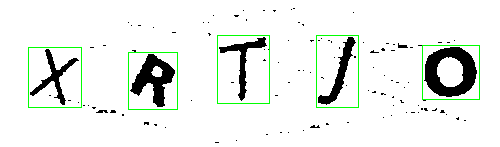
#> input picture identified/telanova0.png, 500 x 147 px, found by its file name
$ python method_test.py
#> lines starting #> are read from the running program, lines starting #| are printed output that depends on the picture; after the words box and inside, x2 and y2 are one past the last pixel; in counts of white or black regions, pixels touching at a corner belong together
import cv2
from PIL import Image

methods = [
    cv2.THRESH_BINARY,
    cv2.THRESH_BINARY_INV,
    cv2.THRESH_TRUNC,
    cv2.THRESH_TOZERO,
    cv2.THRESH_TOZERO_INV
]

image = cv2.imread("bdcaptcha/telanova0.png")
#> image is the input picture: shape (147, 500, 3); mean B, G, R 234.7, 238.6, 234.7
gray_image = cv2.cvtColor(image, cv2.COLOR_RGB2GRAY)
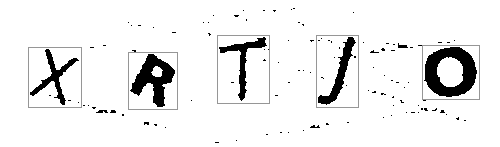
#> gray_image: shape (147, 500); min 0, max 255, mean 237
_, processed_image = cv2.threshold(gray_image, 127, 255, cv2.THRESH_TRUNC or cv2.THRESH_OTSU)
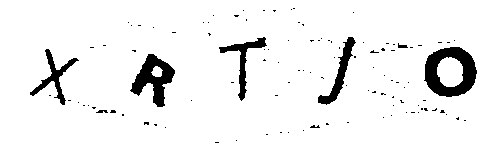
#> processed_image: shape (147, 500); values 0 (black) and 127 (white), 93.6% white; 108 black regions (101 under 20 px), largest, box (x1, y1, x2, y2) and area: (424, 47, 477, 97) 1455, (130, 54, 175, 107) 1078, (318, 37, 356, 105) 634
cv2.imwrite("tests_methods/processed_image.png", processed_image)

image = Image.open("tests_methods/processed_image.png")
image = image.convert("P")
image2 = Image.new("P", image.size, (255, 255, 255))
#> image2: PIL image 500x147 P; every value is 255
for x in range(image.size[1]):
    for y in range(image.size[0]):
        pixel_color = image.getpixel((y, x))
        if pixel_color < 115:
            image2.putpixel((y, x), (0, 0, 0))
image2.save("tests_methods/final_image.png")

$ run again, with identified/telanova10.png copied over identified/telanova0.png
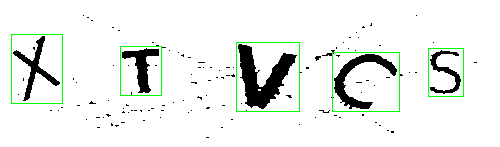
#> input picture identified/telanova10.png, 500 x 147 px, found by its file name
#> image is the input picture: shape (147, 500, 3); mean B, G, R 235, 238.9, 235
#> `gray_image = cv2.cvtColor(image, cv2.COLOR_RGB2GRAY)`:
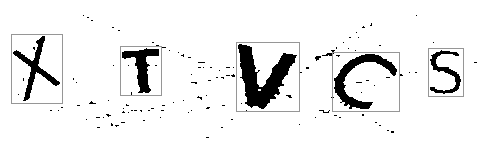
#> gray_image: shape (147, 500); min 0, max 255, mean 237.3
#> `_, processed_image = cv2.threshold(gray_image, 127, 255, cv2.THRESH_TR..`:
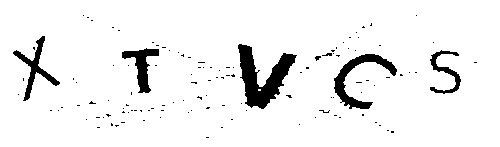
#> processed_image: shape (147, 500); values 0 (black) and 127 (white), 93.7% white; 121 black regions (115 under 20 px), largest, box (x1, y1, x2, y2) and area: (238, 44, 297, 109) 1669, (334, 54, 397, 109) 947, (122, 48, 159, 93) 631, (13, 36, 60, 101) 625, (430, 50, 461, 94) 413, (322, 53, 332, 56) 20

$ run again, with identified/telanova1000.png copied over identified/telanova0.png
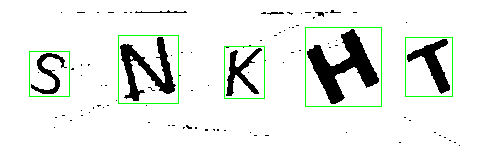
#> input picture identified/telanova1000.png, 500 x 147 px, found by its file name
#> image is the input picture: shape (147, 500, 3); mean B, G, R 231.9, 235.8, 231.9
#> `gray_image = cv2.cvtColor(image, cv2.COLOR_RGB2GRAY)`:
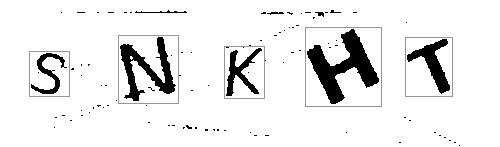
#> gray_image: shape (147, 500); min 0, max 255, mean 234.2
#> `_, processed_image = cv2.threshold(gray_image, 127, 255, cv2.THRESH_TR..`:
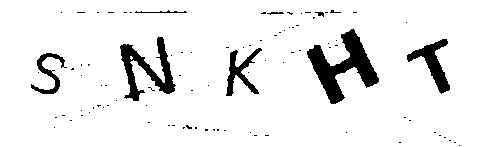
#> processed_image: shape (147, 500); values 0 (black) and 127 (white), 92.5% white; 92 black regions (84 under 20 px), largest, box (x1, y1, x2, y2) and area: (307, 29, 379, 104) 2043, (120, 37, 176, 101) 1297, (407, 39, 450, 94) 814

$ run again, with identified/telanova1001.png copied over identified/telanova0.png
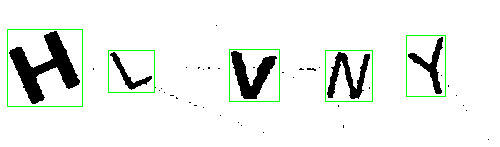
#> input picture identified/telanova1001.png, 500 x 147 px, found by its file name
#> image is the input picture: shape (147, 500, 3); mean B, G, R 235.2, 239, 235.2
#> `gray_image = cv2.cvtColor(image, cv2.COLOR_RGB2GRAY)`:
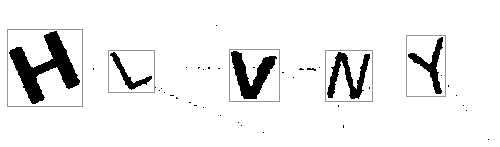
#> gray_image: shape (147, 500); min 0, max 255, mean 237.4
#> `_, processed_image = cv2.threshold(gray_image, 127, 255, cv2.THRESH_TR..`:
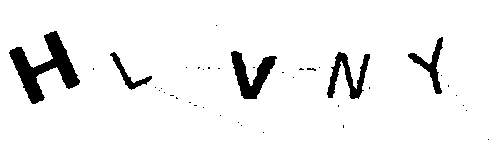
#> processed_image: shape (147, 500); values 0 (black) and 127 (white), 93.7% white; 40 black regions (35 under 20 px), largest, box (x1, y1, x2, y2) and area: (9, 31, 80, 104) 1902, (231, 51, 277, 99) 986, (327, 52, 370, 99) 782, (408, 37, 443, 94) 536, (110, 52, 152, 90) 335
